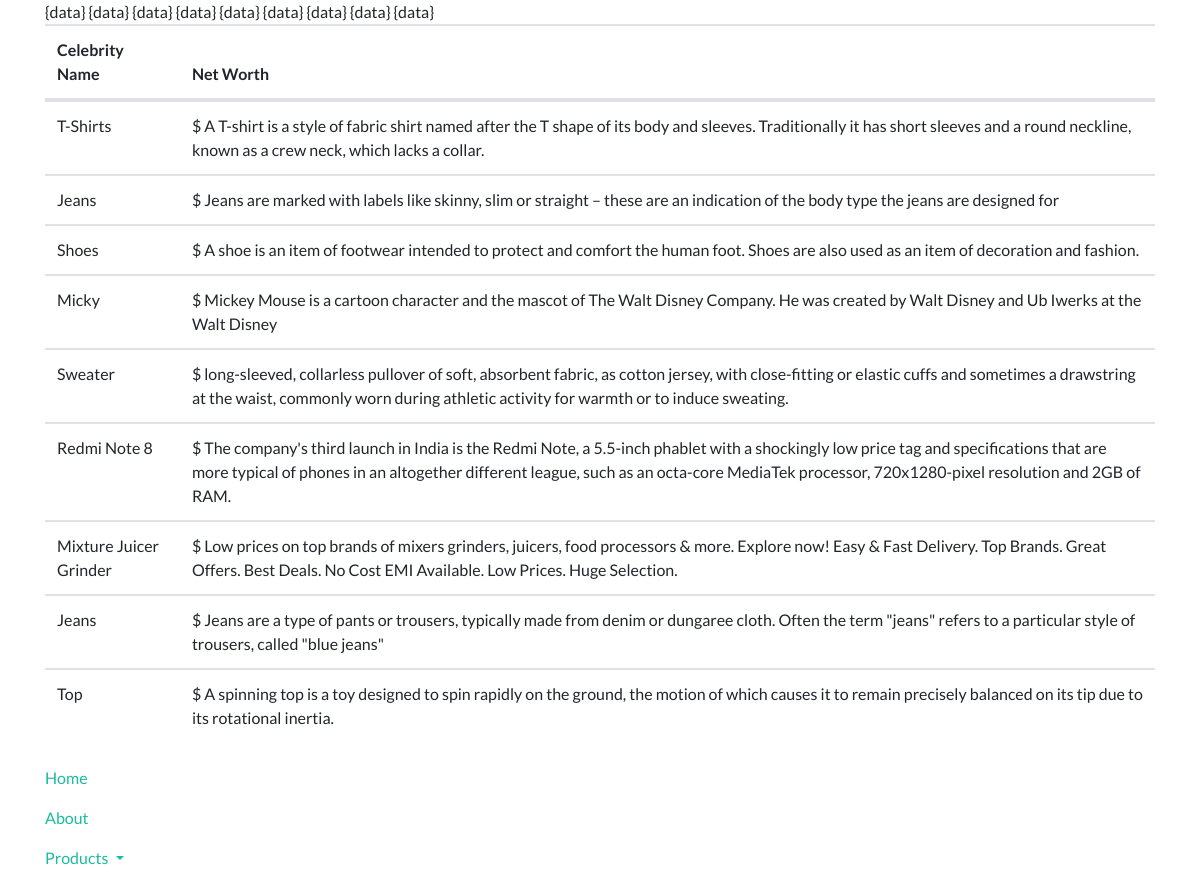
The app's page /data/ with its own data.
### products/models.py (models this page shows, shortened)
class Product(models.Model):
    title           = models.CharField(max_length=120)
    description     = models.TextField()
    price           = models.DecimalField(decimal_places=2, max_digits=20, default=39.99)
    image           = models.ImageField(upload_to='images/')
    featured        = models.BooleanField(default=False)
    active          = models.BooleanField(default=True)
    timestamp       = models.DateTimeField(auto_now_add=True)
    category        = models.ForeignKey(CategoryType,on_delete=models.CASCADE)
    is_digital      = models.BooleanField(default=False) # User Library
    objects = ProductManager()

### products/views.py (the view)
# urls.py: path('data/', views.DataPageView.as_view(), name='data'),
class DataPageView(TemplateView):
    def get(self, request, **kwargs):
        data =  Product.objects.all()
        context = {
            'data': data
        }
        return render(request, 'base/data.html', context)

### cart/context_processor.py (called while the page is built)
def cart(request):
    cart = settings.CART_SESSION_ID
    return {'cart':cart}

### products/models.py (called while the page is built)
    def active(self):
        return self.filter(active=True)

    def get_queryset(self):
        return ProductQuerySet(self.model, using=self._db)

    def all(self):
        return self.get_queryset().active()

### templates/base/data.html (shortened to what this page needs)
{% extends 'base/base.html' %}
    {% block pagecontent %}
    <div class="table-div">
      <table class="table">
        <thead>
          <tr>
            <th>Celebrity Name</th>
            <th>Net Worth</th>
          </tr>
        </thead>
        <tbody>
          {% for celebrity in data %}
            <tr>
              <td>{{ celebrity.title }}</td>
              <td>$ {{ celebrity.description }}</td>
            </tr>
          {% endfor %}
        </tbody>
      </table>
    </div>
    {% include 'base/var_bar.html' %}
    {% endblock %}

### records on screen
Product: title "T-Shirts", description "A T-shirt is a style of fabric shirt named after the T shape of its body and sleeves. Traditionally it has short sleeves and a round neckline, known as a crew neck, which lacks a collar."
Product: title "Jeans", description "Jeans are marked with labels like skinny, slim or straight – these are an indication of the body type the jeans are designed for"
Product: title "Shoes", description "A shoe is an item of footwear intended to protect and comfort the human foot. Shoes are also used as an item of decoration and fashion."
Product: title "Micky", description "Mickey Mouse is a cartoon character and the mascot of The Walt Disney Company. He was created by Walt Disney and Ub Iwerks at the Walt Disney"
Product: title "Sweater", description "long-sleeved, collarless pullover of soft, absorbent fabric, as cotton jersey, with close-fitting or elastic cuffs and sometimes a drawstring at the waist, commonly worn during athletic activity for warmth or to induce sweating."
Product: title "Redmi Note 8", description "The company's third launch in India is the Redmi Note, a 5.5-inch phablet with a shockingly low price tag and specifications that are more typical of phones in an altogether different league, such as an octa-core MediaTek processor, 720x1280-pixel resolution and 2GB of RAM."
Product: title "Mixture Juicer Grinder", description "Low prices on top brands of mixers grinders, juicers, food processors & more. Explore now! Easy & Fast Delivery. Top Brands. Great Offers. Best Deals. No Cost EMI Available. Low Prices. Huge Selection."
Product: title "Jeans", description "Jeans are a type of pants or trousers, typically made from denim or dungaree cloth. Often the term \"jeans\" refers to a particular style of trousers, called \"blue jeans\""
Product: title "Top", description "A spinning top is a toy designed to spin rapidly on the ground, the motion of which causes it to remain precisely balanced on its tip due to its rotational inertia."
